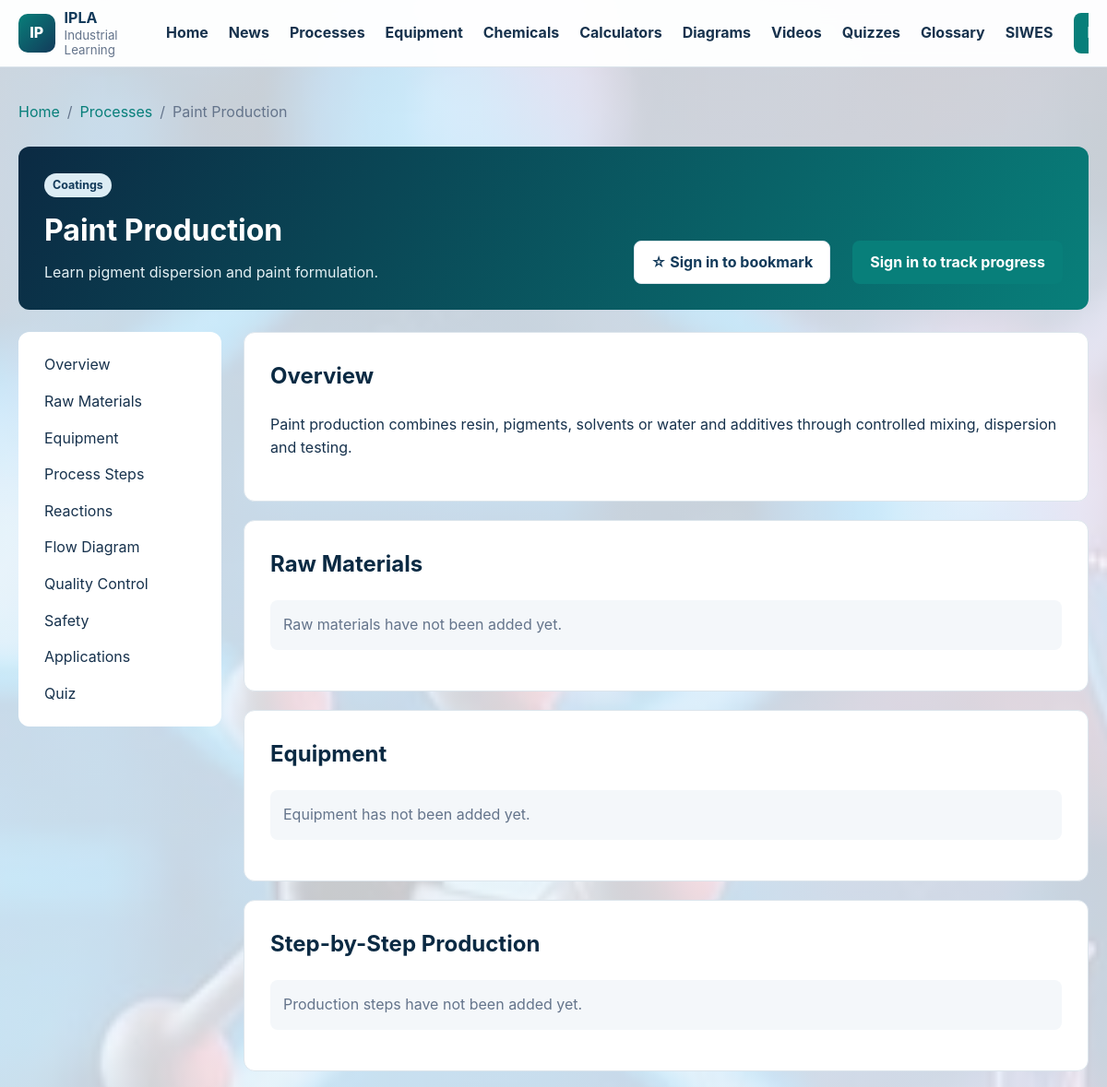
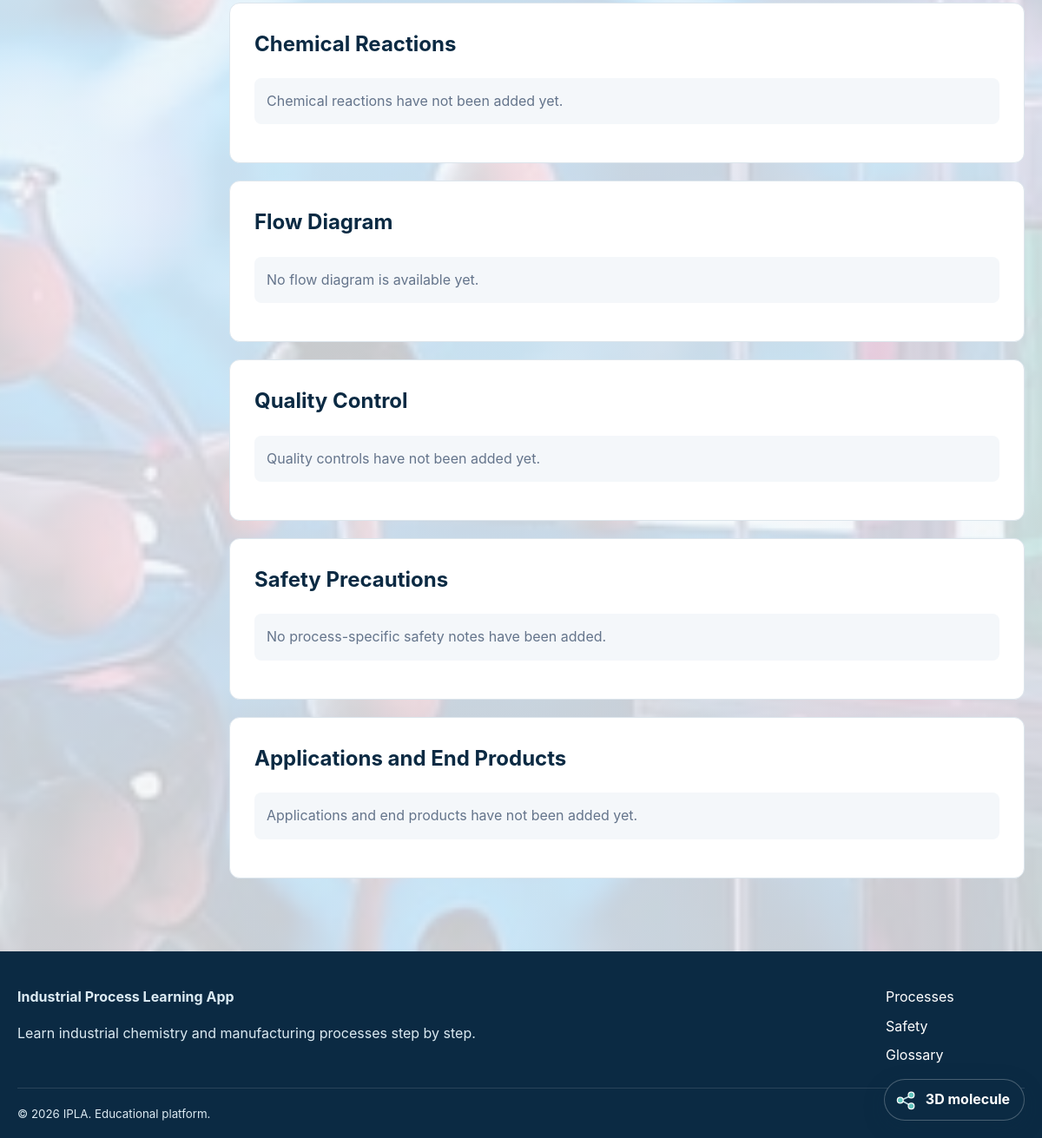
/processes/view.php?id=10, run on the app's committed database (2 pictures, top to bottom).
### tables this page shows
CREATE TABLE processes (
    id BIGINT UNSIGNED AUTO_INCREMENT PRIMARY KEY,
    title VARCHAR(180) NOT NULL,
    slug VARCHAR(190) NOT NULL UNIQUE,
    category VARCHAR(100) NULL,
    short_description VARCHAR(255) NULL,
    description MEDIUMTEXT NULL,
    featured_image VARCHAR(255) NULL,
    status ENUM('draft','published') NOT NULL DEFAULT 'draft',
    created_by BIGINT UNSIGNED NULL,
    created_at TIMESTAMP NOT NULL DEFAULT CURRENT_TIMESTAMP,
    updated_at TIMESTAMP NOT NULL DEFAULT CURRENT_TIMESTAMP ON UPDATE CURRENT_TIMESTAMP,
    CONSTRAINT fk_processes_creator FOREIGN KEY (created_by) REFERENCES users(id) ON DELETE SET NULL
);

### config/functions.php (called while the page is built, shortened)
<?php
function e(?string $value): string
{
    return htmlspecialchars($value ?? '', ENT_QUOTES | ENT_SUBSTITUTE, 'UTF-8');
}
function url(string $path = ''): string
{
    $path = '/' . ltrim($path, '/');
    return IPLA_BASE_URL === '' ? $path : IPLA_BASE_URL . $path;
}
function is_logged_in(): bool
{
    return isset($_SESSION['user']);
}

### processes/view.php (the view, shortened to what this page needs)
<?php
require_once dirname(__DIR__) . '/config/database.php';
require_once dirname(__DIR__) . '/config/functions.php';
$processId = filter_input(INPUT_GET, 'id', FILTER_VALIDATE_INT);
$statement = $pdo->prepare('SELECT * FROM processes WHERE id = ? AND status = "published" LIMIT 1');
$statement->execute([$processId]);
$process = $statement->fetch();
function processRows(PDO $pdo, string $sql, int $processId): array
{
    $statement = $pdo->prepare($sql);
    $statement->execute([$processId]);
    return $statement->fetchAll();
}
$materials = processRows($pdo, 'SELECT * FROM process_materials WHERE process_id = ? ORDER BY id', $processId);
$equipment = processRows($pdo,
    'SELECT e.*, pe.purpose FROM process_equipment pe JOIN equipment e ON e.id = pe.equipment_id WHERE pe.process_id = ? ORDER BY e.name',
    $processId);
$steps = processRows($pdo, 'SELECT * FROM process_steps WHERE process_id = ? ORDER BY step_number ASC', $processId);
$reactions = processRows($pdo, 'SELECT * FROM process_reactions WHERE process_id = ? ORDER BY id', $processId);
$safety = processRows($pdo, 'SELECT * FROM process_safety WHERE process_id = ? ORDER BY id', $processId);
$quality = processRows($pdo, 'SELECT * FROM process_quality_control WHERE process_id = ? ORDER BY id', $processId);
$applications = processRows($pdo, 'SELECT * FROM process_applications WHERE process_id = ? ORDER BY id', $processId);
$endProducts = processRows($pdo, 'SELECT * FROM process_end_products WHERE process_id = ? ORDER BY id', $processId);
$flowDiagrams = processRows($pdo, 'SELECT * FROM process_flow_diagrams WHERE process_id = ? ORDER BY id', $processId);
$progress = null;
require dirname(__DIR__) . '/includes/header.php';
?>
<main id="main-content" class="container process-detail">
    <nav class="breadcrumbs" aria-label="Breadcrumb">
        <a href="<?= e(url('/index.php')) ?>">Home</a><span aria-hidden="true">/</span>
        <a href="<?= e(url('/processes/index.php')) ?>">Processes</a><span aria-hidden="true">/</span>
        <span><?= e($process['title']) ?></span>
    </nav>
    <header class="process-header">
        <div>
            <?php if (!empty($process['category'])): ?><span class="badge"><?= e($process['category']) ?></span><?php endif; ?>
            <h1><?= e($process['title']) ?></h1>
            <p><?= e($process['short_description'] ?: $process['description']) ?></p>
        </div>
        <div class="process-header-actions">
            <?php $bookmarkType='process'; $bookmarkId=$processId; require dirname(__DIR__).'/includes/bookmark_button.php'; ?>
        </div>
        <?php if (is_logged_in()): ?>
            <div class="progress-summary card">
                <div class="card-body">
                    <strong>Learning progress</strong>
                    <div class="progress-track" aria-label="<?= e((string) ($progress['progress_percentage'] ?? 0)) ?> percent complete">
                        <span style="width:<?= e((string) ($progress['progress_percentage'] ?? 0)) ?>%"></span>
                    </div>
                    <?php if ((int) ($progress['completed'] ?? 0) === 1): ?>
                        <a class="button button-primary" href="<?= e(url('/certificates/index.php')) ?>">View certificate</a>
                    <?php endif; ?>
                    <small><?= e((string) ($progress['progress_percentage'] ?? 0)) ?>% complete</small>
                </div>
            </div>
        <?php else: ?>
            <a class="button button-primary" href="<?= e(url('/login.php')) ?>">Sign in to track progress</a>
        <?php endif; ?>
    </header>
    <div class="process-layout">
        <?php require dirname(__DIR__) . '/includes/sidebar.php'; ?>
        <div class="process-content">
            <section class="process-section" id="overview">
                <h2>Overview</h2>
                <p><?= nl2br(e($process['description'])) ?></p>
            </section>
            <section class="process-section" id="raw-materials">
                <h2>Raw Materials</h2>
                <?php if ($materials): ?>
                    <div class="info-grid">
                        <?php foreach ($materials as $material): ?>
                            <article class="card info-card">
                                <div class="card-body">
                                    <h3><?= e($material['material_name']) ?></h3>
                                    <p><?= e($material['description']) ?></p>
                                    <?php if (!empty($material['quantity'])): ?>
                                        <small><?= e((string) $material['quantity']) ?> <?= e($material['unit']) ?></small>
                                    <?php endif; ?>
                                </div>
                            </article>
                        <?php endforeach; ?>
                    </div>
                <?php else: ?><p class="not-provided">Raw materials have not been added yet.</p><?php endif; ?>
            </section>
            <section class="process-section" id="equipment">
                <h2>Equipment</h2>
                <?php if ($equipment): ?>
                    <div class="info-grid">
                        <?php foreach ($equipment as $item): ?>
                            <article class="card info-card"><div class="card-body">
                                <h3><?= e($item['name']) ?></h3>
                                <p><?= e($item['purpose'] ?: $item['description']) ?></p>
                            </div></article>
                        <?php endforeach; ?>
                    </div>
                <?php else: ?><p class="not-provided">Equipment has not been added yet.</p><?php endif; ?>
            </section>
            <section class="process-section" id="process-steps">
                <h2>Step-by-Step Production</h2>
                <?php if ($steps): ?>
                    <div class="step-list">
                        <?php foreach ($steps as $step): ?>
                            <?php
                            $stepComplete = is_logged_in()
                                && (int) ($progress['last_step'] ?? 0) >= (int) $step['step_number'];
                            ?>
                            <article class="step-card <?= $stepComplete ? 'is-complete' : '' ?>">
                                <div class="step-number"><?= e((string) $step['step_number']) ?></div>
                                <div class="step-content">
                                    <h3><a href="<?= e(url('/processes/step.php?id=' . $step['id'])) ?>"><?= e($step['title']) ?></a></h3>
                                    <p><?= nl2br(e($step['description'])) ?></p>
                                    <div class="step-meta">
                                        <?php foreach (['temperature','pressure','duration'] as $field): ?>
                                            <?php if (!empty($step[$field])): ?>
                                                <span><strong><?= e(ucfirst($field)) ?>:</strong> <?= e($step[$field]) ?></span>
                                            <?php endif; ?>
                                        <?php endforeach; ?>
                                    </div>
                                    <?php if (is_logged_in()): ?>
                                        <?php if (!$stepComplete): ?>
                                            <form method="post" action="<?= e(url('/processes/step.php')) ?>">
                                                <?= csrf_field() ?>
                                                <input type="hidden" name="process_id" value="<?= e((string) $processId) ?>">
                                                <input type="hidden" name="step_number" value="<?= e((string) $step['step_number']) ?>">
                                                <button class="button button-secondary button-small" type="submit">Mark step complete</button>
                                            </form>
                                        <?php else: ?>
                                            <span class="badge">Completed</span>
                                        <?php endif; ?>
                                    <?php endif; ?>
                                </div>
                            </article>
                        <?php endforeach; ?>
                    </div>
                <?php else: ?><p class="not-provided">Production steps have not been added yet.</p><?php endif; ?>
            </section>
            <section class="process-section" id="reactions"><h2>Chemical Reactions</h2>
                <?php if ($reactions): ?>
                    <?php foreach ($reactions as $reaction): ?>
                        <article class="reaction-card card"><div class="card-body">
                            <h3><?= e($reaction['reaction_title']) ?></h3>
                            <?php if (!empty($reaction['equation'])): ?><code><?= e($reaction['equation']) ?></code><?php endif; ?>
                            <p><?= e($reaction['description']) ?></p>
                        </div></article>
                    <?php endforeach; ?>
                <?php else: ?><p class="not-provided">Chemical reactions have not been added yet.</p><?php endif; ?>
            </section>
            <section class="process-section" id="flow-diagram"><h2>Flow Diagram</h2>
                <?php if ($flowDiagrams): ?>
                    <?php foreach ($flowDiagrams as $diagram): ?>
                        <img src="<?= e(url('/uploads/processes/' . $diagram['diagram_image'])) ?>" alt="<?= e($diagram['title']) ?>">
                    <?php endforeach; ?>
                <?php else: ?><p class="not-provided">No flow diagram is available yet.</p><?php endif; ?>
            </section>
            <section class="process-section" id="quality-control"><h2>Quality Control</h2>
                <?php if ($quality): ?>
                    <div class="table-wrap"><table class="data-table"><thead><tr><th>Parameter</th><th>Acceptable range</th><th>Testing method</th></tr></thead><tbody>
                    <?php foreach ($quality as $control): ?><tr>
                        <td><?= e($control['parameter'] ?: $control['title']) ?></td>
                        <td><?= e($control['acceptable_range']) ?></td>
                        <td><?= e($control['testing_method']) ?></td>
                    </tr><?php endforeach; ?></tbody></table></div>
                <?php else: ?><p class="not-provided">Quality controls have not been added yet.</p><?php endif; ?>
            </section>
            <section class="process-section" id="safety"><h2>Safety Precautions</h2>
                <?php if ($safety): ?>
                    <?php foreach ($safety as $item): ?>
                        <article class="safety-card"><span class="badge"><?= e(strtoupper($item['hazard_level'])) ?></span><div><h3><?= e($item['title']) ?></h3><p><?= e($item['description']) ?></p></div></article>
                    <?php endforeach; ?>
                <?php else: ?><p class="not-provided">No process-specific safety notes have been added.</p><?php endif; ?>
            </section>
            <section class="process-section" id="applications"><h2>Applications and End Products</h2>
                <?php if ($applications || $endProducts): ?>
                    <div class="info-grid">
                        <?php foreach ($applications as $application): ?><article class="card info-card"><div class="card-body"><span class="badge">Application</span><h3><?= e($application['title']) ?></h3><p><?= e($application['description']) ?></p></div></article><?php endforeach; ?>
                        <?php foreach ($endProducts as $product): ?><article class="card info-card"><div class="card-body"><span class="badge">End Product</span><h3><?= e($product['name']) ?></h3><p><?= e($product['description']) ?></p></div></article><?php endforeach; ?>
                    </div>
                <?php else: ?><p class="not-provided">Applications and end products have not been added yet.</p><?php endif; ?>
            </section>
        </div>
    </div>
</main>
<?php require dirname(__DIR__) . '/includes/footer.php'; ?>

### assets/css/style.css (style rules this page uses)
:root { --navy: #123a5a; --navy-dark: #0b2a43; --teal: #087f7a; --orange: #e6a23c; --sky: #dcecf4; --ink: #17324d; --muted: #64748b; --surface: #ffffff; --background: #f4f7fa; --border: #dce5ec; --success: #1e7e34; --danger: #b42318; --shadow: 0 12px 32px rgba(18, 58, 90, 0.09); --radius: 12px; }
* { box-sizing: border-box; }
html { scroll-behavior: smooth; }
body { margin: 0; font-family: Inter, "Segoe UI", Arial, sans-serif; color: var(--ink); background-color: var(--background); background-image: linear-gradient(rgba(244,247,250,.82), rgba(244,247,250,.82)), var(--page-background-image, url("../images/industrial-chemistry-background.svg")); background-position: center top; background-repeat: no-repeat; background-size: cover; background-attachment: fixed; line-height: 1.6; }
.page-background-2 { --page-background-image: url("../../images/d.jpeg"); }
a { color: var(--teal); text-decoration: none; }
.container { width: min(1160px, calc(100% - 32px)); margin-inline: auto; }

### assets/css/components.css (style rules this page uses)
.button { display: inline-flex; align-items: center; justify-content: center; min-height: 44px; padding: 10px 18px; border-radius: 8px; border: 1px solid transparent; font-weight: 750; cursor: pointer; }
.button-primary { color: white !important; background: var(--teal); }
.badge { display: inline-block; padding: 3px 9px; border-radius: 999px; color: var(--navy); background: var(--sky); font-size: .78rem; font-weight: 750; }
.breadcrumbs { display: flex; flex-wrap: wrap; gap: 8px; margin-bottom: 24px; color: var(--muted); }
.breadcrumbs a { color: var(--teal); }
.process-detail { padding-top: 36px; }
.process-header { display: flex; align-items: end; justify-content: space-between; gap: 24px; padding: 28px; margin-bottom: 24px; border-radius: var(--radius); color: white; background: linear-gradient(120deg,var(--navy-dark),var(--teal)); }
.process-header h1 { margin: 10px 0 8px; }
.process-header p { max-width: 720px; margin: 0; color: #e4f0f4; }
.process-layout { display: grid; grid-template-columns: 220px minmax(0,1fr); gap: 24px; align-items: start; }
.process-content { min-width: 0; }
.process-section { scroll-margin-top: 96px; padding: 28px; margin-bottom: 20px; border: 1px solid var(--border); border-radius: var(--radius); background: white; }
.process-section h2 { margin-top: 0; color: var(--navy-dark); }
.not-provided { padding: 14px; border-radius: 8px; color: var(--muted); background: var(--background); }
.process-header-actions { margin-left: auto; }

### assets/css/responsive-improvements.css (style rules this page uses)
:root { --tap-target: 44px; }
html, body { max-width: 100%; overflow-x: hidden; }
body { -webkit-text-size-adjust: 100%; }
main, .admin-content, .process-content, .equipment-content, .calculator-layout, .profile-layout, .certificates-page, .search-page { min-width: 0; }
.button, .nav-toggle, .admin-actions button, .admin-actions select { min-height: var(--tap-target); }

### data on the page
processes: title "Paint Production", category "Coatings", short_description "Learn pigment dispersion and paint formulation.", description "Paint production combines resin, pigments, solvents or water and additives through controlled mixing, dispersion and testing."

### other printed values
IPLA_APP_SHORT_NAME "IPLA"
IPLA_APP_NAME "Industrial Process Learning App"
